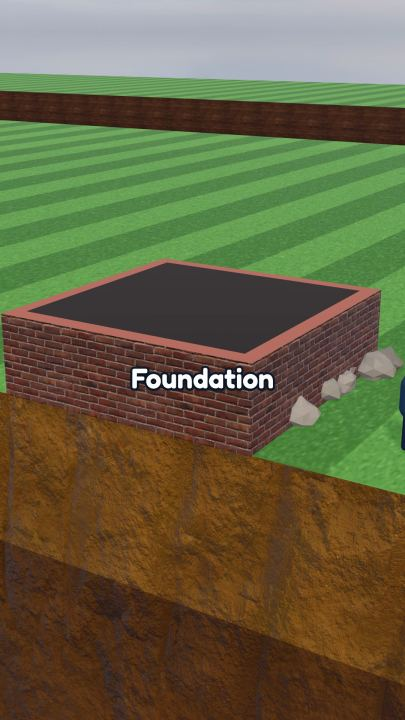
#> input picture assets/examples/01-hero-opening.jpg, 405 x 720 px, given in place of examples.jpg, which was not available
$ python sheet.py ../assets/examples 5 ../assets/examples/02-low-tilt.jpg ../assets/examples/02-low-tilt.jpg
#> lines starting #> are read from the running program, lines starting #| are printed output that depends on the picture
import sys
from PIL import Image
fr = sys.argv[1].split(); cols = int(sys.argv[2]); d = sys.argv[3]; out = sys.argv[4]; w = 300
im = [Image.open(f"{d}/f{f}.jpg") for f in fr]; h = int(w * 16 / 9); rows = (len(im) + cols - 1) // cols
#> after `im = [Image.open(f'{d}/f{f}.jpg') for f in fr]`: im = 1 item
#> after `rows = (len(im) + cols - 1) // cols`: rows = 1
S = Image.new("RGB", (cols * w + (cols - 1) * 4, rows * h + (rows - 1) * 4), "black")
#> S: PIL image 1516x533 RGB; every value is 0
for i, m in enumerate(im): S.paste(m.resize((w, h)), ((i % cols) * (w + 4), (i // cols) * (h + 4)))
#> this loop made 1 pass
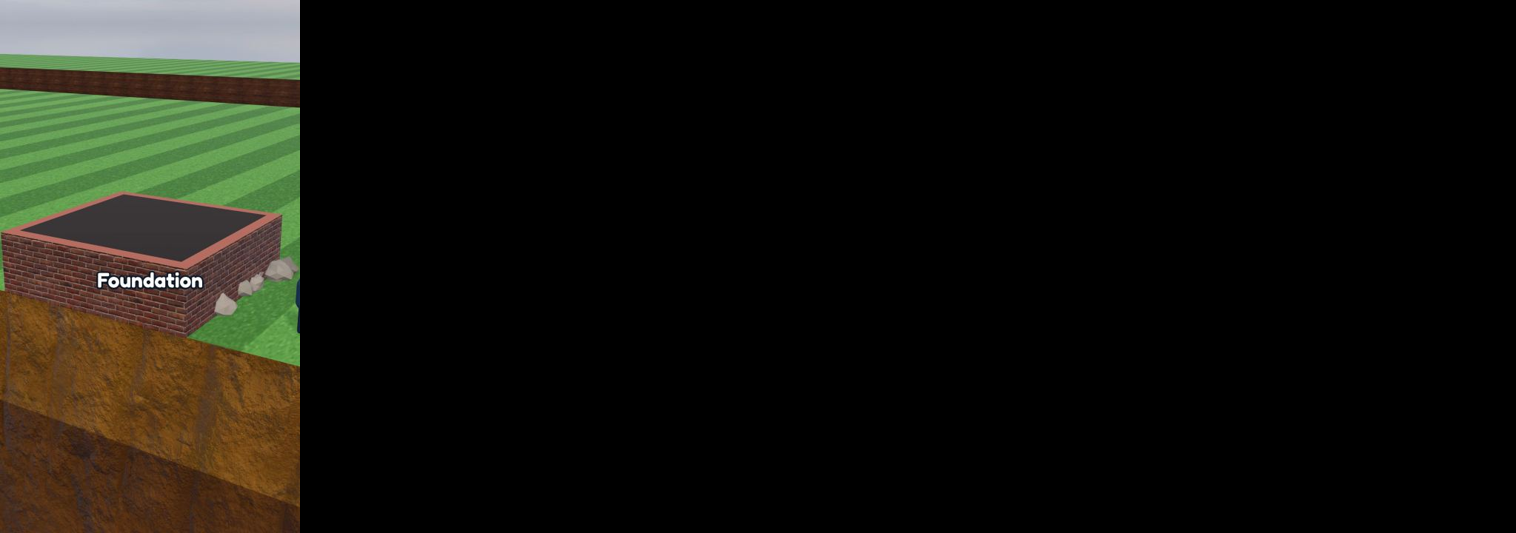
#> S: PIL image 1516x533 RGB; mean R, G, B 20, 19.3, 13
S.save(out, quality=88)

$ run again, on assets/examples/03-section.jpg
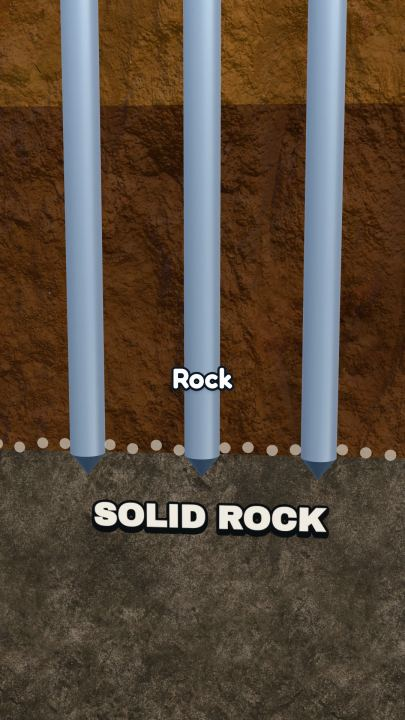
#> input picture assets/examples/03-section.jpg, 405 x 720 px, given in place of examples.jpg, which was not available
#> im = 1 item
#> rows = 1
#> the loop `for i, m in enumerate(im): S.paste(m.resize((w, h)), ((i % cols) * (w ..` made 1 pass
#> after the loop `for i, m in enumerate(im): S.paste(m.resize((w, h)), ((i % cols) * (w ..`:
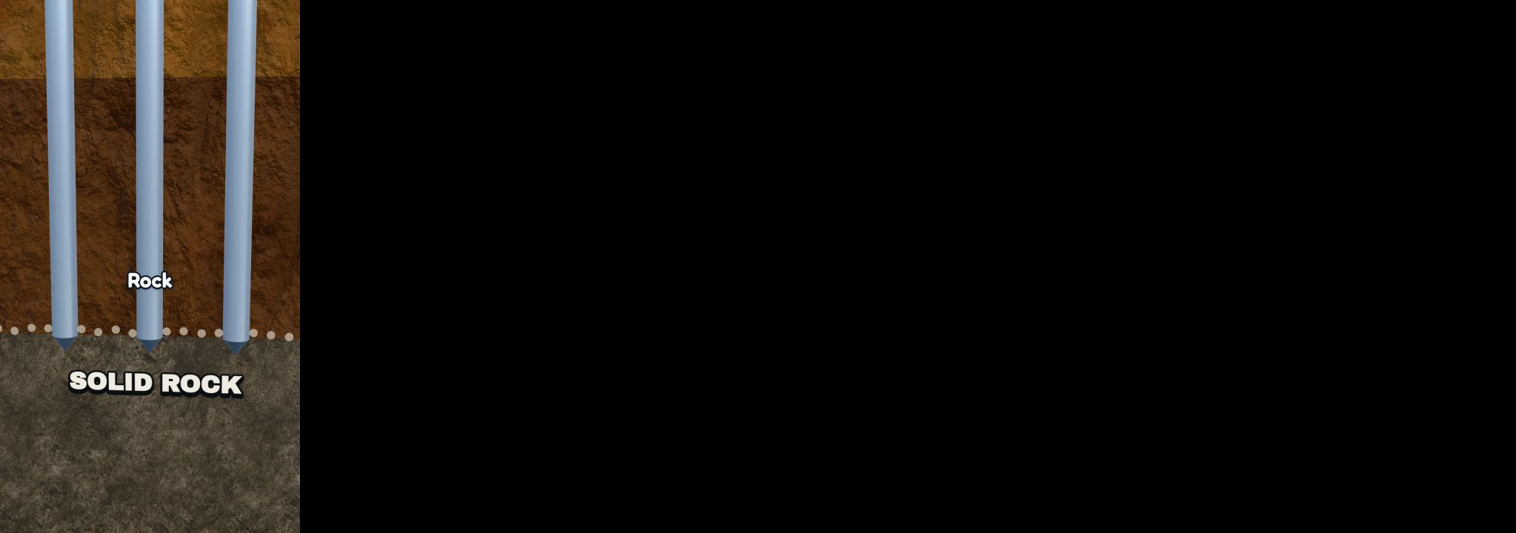
#> S: PIL image 1516x533 RGB; mean R, G, B 17.6, 14.7, 11.9

$ run again, on assets/examples/04-macro.jpg
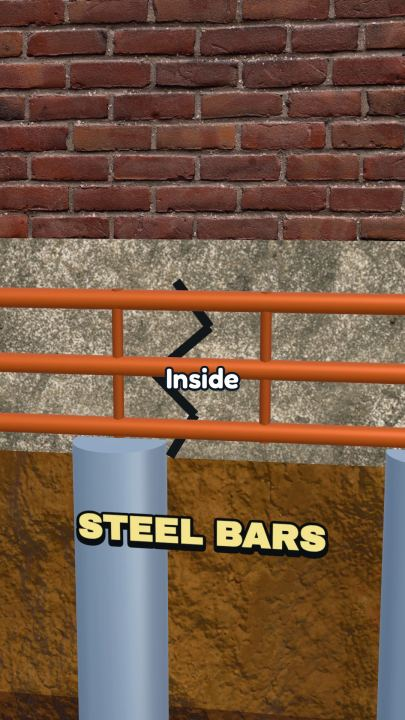
#> input picture assets/examples/04-macro.jpg, 405 x 720 px, given in place of examples.jpg, which was not available
#> im = 1 item
#> rows = 1
#> the loop `for i, m in enumerate(im): S.paste(m.resize((w, h)), ((i % cols) * (w ..` made 1 pass
#> after the loop `for i, m in enumerate(im): S.paste(m.resize((w, h)), ((i % cols) * (w ..`:
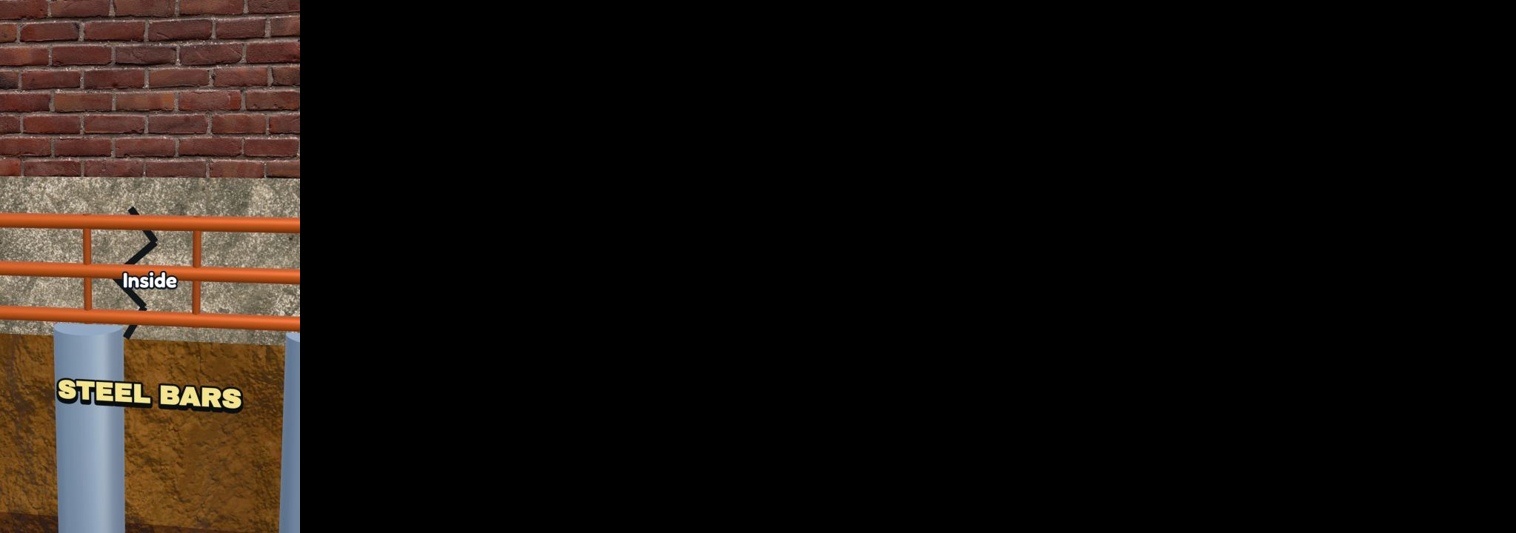
#> S: PIL image 1516x533 RGB; mean R, G, B 23.3, 17.5, 13.5

$ run again, on assets/examples/05-hero-ending.jpg
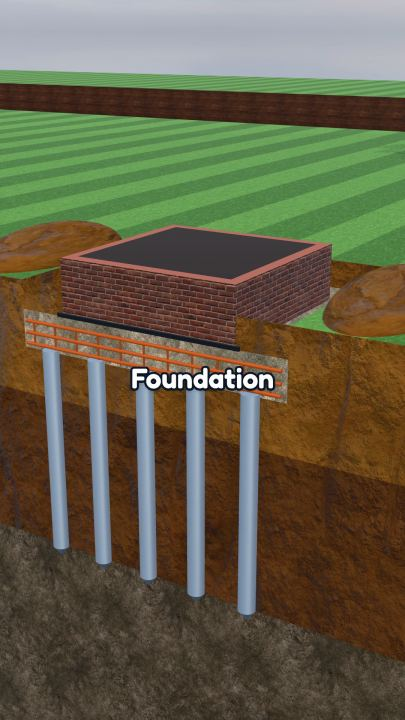
#> input picture assets/examples/05-hero-ending.jpg, 405 x 720 px, given in place of examples.jpg, which was not available
#> im = 1 item
#> rows = 1
#> the loop `for i, m in enumerate(im): S.paste(m.resize((w, h)), ((i % cols) * (w ..` made 1 pass
#> after the loop `for i, m in enumerate(im): S.paste(m.resize((w, h)), ((i % cols) * (w ..`:
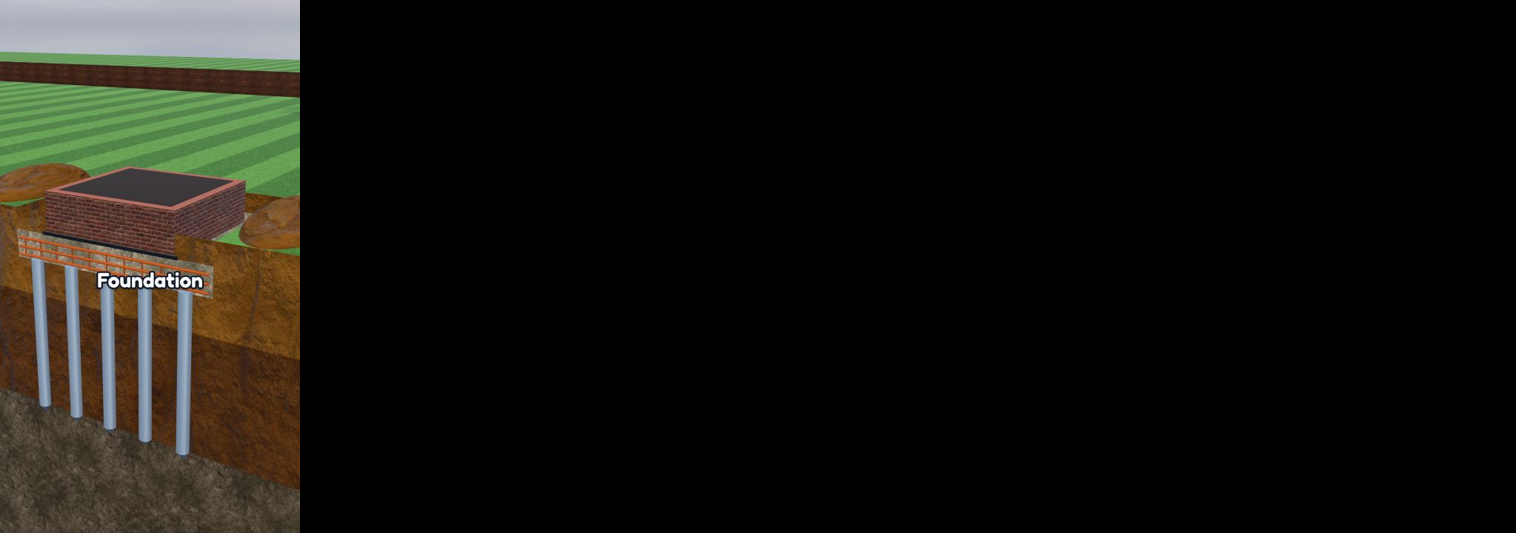
#> S: PIL image 1516x533 RGB; mean R, G, B 19.8, 18.8, 14.1
